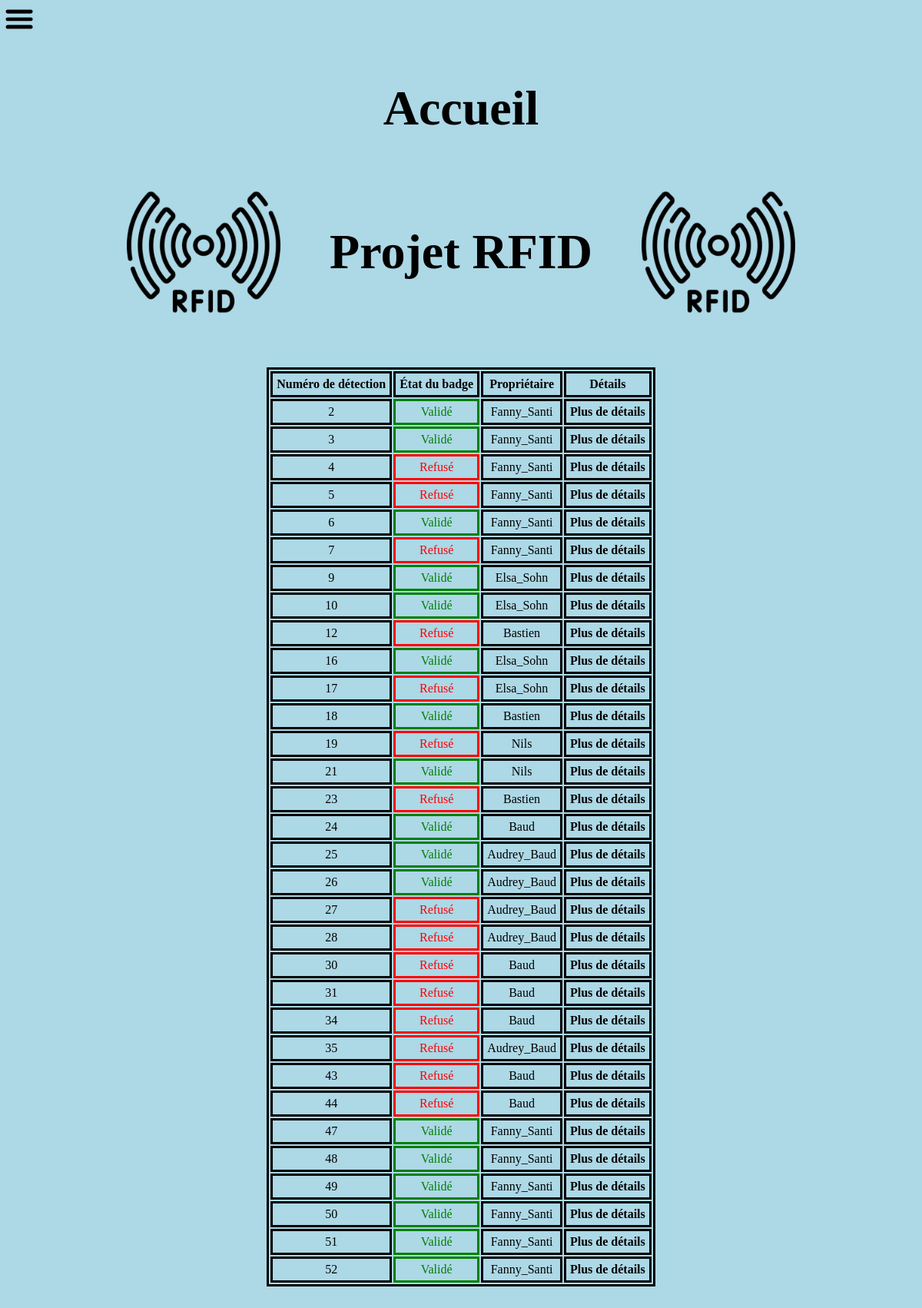
The page / on the database its author committed.
### tables this page shows
CREATE TABLE `detection` (
  `num_detec` int(11) NOT NULL,
  `date` date NOT NULL,
  `heure` time NOT NULL,
  `id_tag` varchar(100) NOT NULL,
  `autorisation` varchar(5) NOT NULL
);

CREATE TABLE `tag` (
  `id` varchar(100) NOT NULL,
  `nom` varchar(20) NOT NULL,
  `pin` int(4) NOT NULL
);

### web/index.php (the view, shortened to what this page needs)
<!doctype html>
<html lang="fr">
  <head>
    <link rel="stylesheet" href="projet.css">
  </head>
  <body>
    <img class="icons" id="menu" src="images/menu.png" alt="image_menu">
    <div id="pageflex">
    <h1>Accueil</h1>
    <div id="mainflex">
      <img class="img_rfid" src="images\rfid.png" alt="sticker rfid1">
      <h1> Projet RFID</h1>
      <img class="img_rfid" src="images\rfid.png" alt="sticker rfid2">
    </div>
    <table id="tableBadges">
        <thead>
          <tr>
            <th>Numéro de détection</th>
            <th>État du badge</th>
            <th>Propriétaire</th>
            <th>Détails</th>
          </tr>
        </thead>
        <tbody>
        <?php
        $dbh = new PDO('mysql:dbname=projet_rfid;host=localhost;charset=utf8', 'root', '');
        $sql="SELECT * FROM detection d JOIN tag t ON d.id_tag=t.id";
        $result = $dbh->query($sql);
        while($row = $result->fetch(PDO::FETCH_ASSOC)){
          echo'<tr><td>'.$row['num_detec'].'</td>';
          echo'<td class="etat" autorisation="'.$row['autorisation'].'"></td>';
          echo '<td>'.$row['nom'].'</td>';
          echo '<td><a href="details.php?num_detec='.$row['num_detec'].'">Plus de détails</a></td>';
          echo '</tr>';
        }
        ?>
        </tbody>
    </table>
    </div>
    </body>
</html>

### web/projet.css (style rules this page uses)
* { margin:0px; }
body { background-color : lightblue; height:100vh; }
.icons { width:40px; margin:5px; }
.img_rfid { width: 20%; }
h1 { font-size: 400%; }
#pageflex { display: flex; flex-direction: column; justify-content: space-evenly; align-items:center; padding:50px; }
#mainflex { display: flex; flex-direction: row; justify-content: space-evenly; align-items:center; padding:50px; }
table { text-align: center; }
td, th, table { border-color: black; border: solid; }
td, th { padding:5px; }
a { text-decoration:none; font-size:100%; color:black; font-weight: bold; }

### rows shown on the page
detection: num_detec "2", id_tag.nom "Fanny_Santi"
detection: num_detec "3", id_tag.nom "Fanny_Santi"
detection: num_detec "4", id_tag.nom "Fanny_Santi"
detection: num_detec "5", id_tag.nom "Fanny_Santi"
detection: num_detec "6", id_tag.nom "Fanny_Santi"
detection: num_detec "7", id_tag.nom "Fanny_Santi"
detection: num_detec "9", id_tag.nom "Elsa_Sohn"
detection: num_detec "10", id_tag.nom "Elsa_Sohn"
detection: num_detec "12", id_tag.nom "Bastien"
detection: num_detec "16", id_tag.nom "Elsa_Sohn"
detection: num_detec "17", id_tag.nom "Elsa_Sohn"
detection: num_detec "18", id_tag.nom "Bastien"
detection: num_detec "19", id_tag.nom "Nils"
detection: num_detec "21", id_tag.nom "Nils"
detection: num_detec "23", id_tag.nom "Bastien"
detection: num_detec "24", id_tag.nom "Baud"
detection: num_detec "25", id_tag.nom "Audrey_Baud"
detection: num_detec "26", id_tag.nom "Audrey_Baud"
detection: num_detec "27", id_tag.nom "Audrey_Baud"
detection: num_detec "28", id_tag.nom "Audrey_Baud"
detection: num_detec "30", id_tag.nom "Baud"
detection: num_detec "31", id_tag.nom "Baud"
detection: num_detec "34", id_tag.nom "Baud"
detection: num_detec "35", id_tag.nom "Audrey_Baud"
detection: num_detec "43", id_tag.nom "Baud"
detection: num_detec "44", id_tag.nom "Baud"
detection: num_detec "47", id_tag.nom "Fanny_Santi"
detection: num_detec "48", id_tag.nom "Fanny_Santi"
detection: num_detec "49", id_tag.nom "Fanny_Santi"
detection: num_detec "50", id_tag.nom "Fanny_Santi"
detection: num_detec "51", id_tag.nom "Fanny_Santi"
detection: num_detec "52", id_tag.nom "Fanny_Santi"
